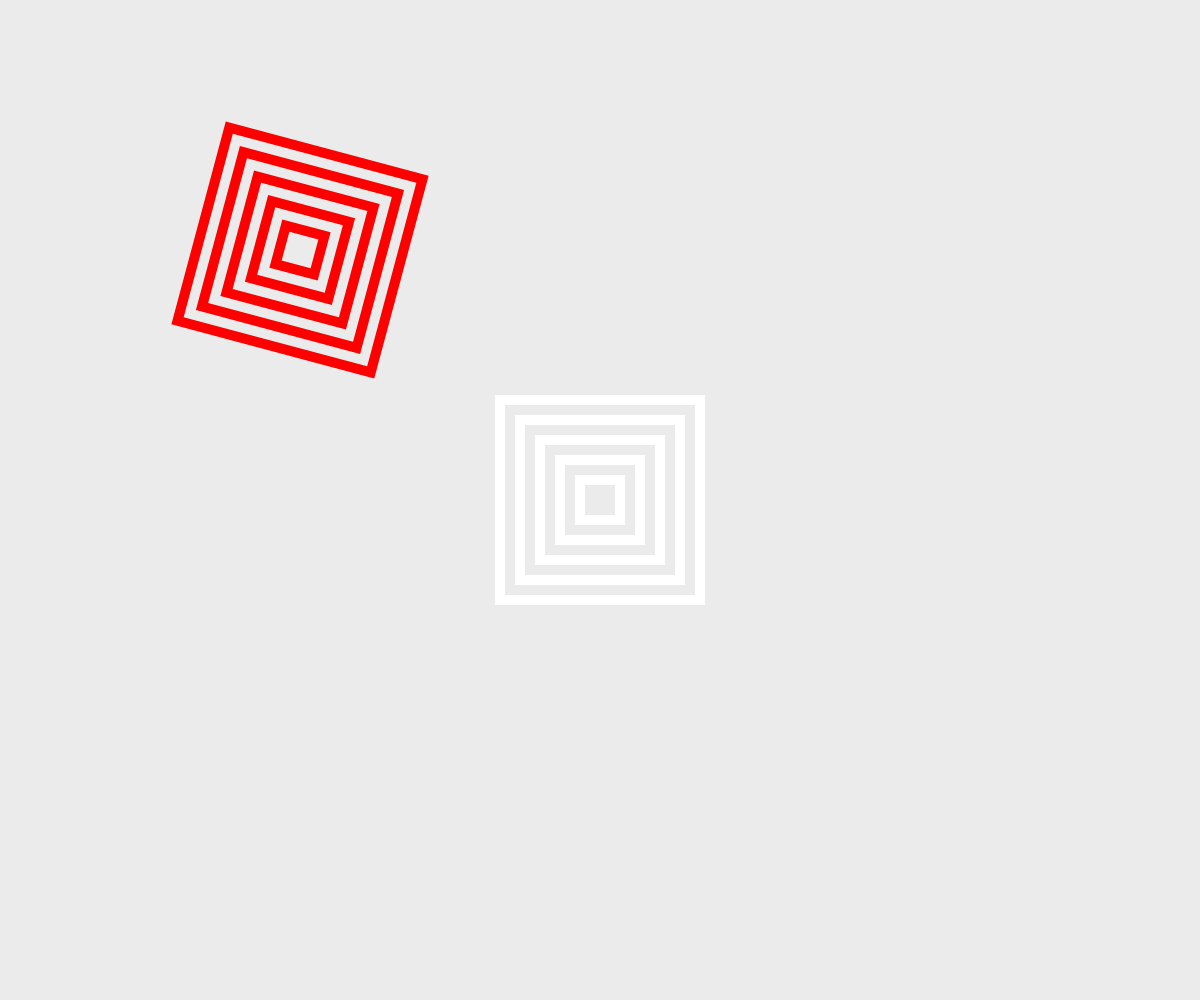
Frame 1 (no input)
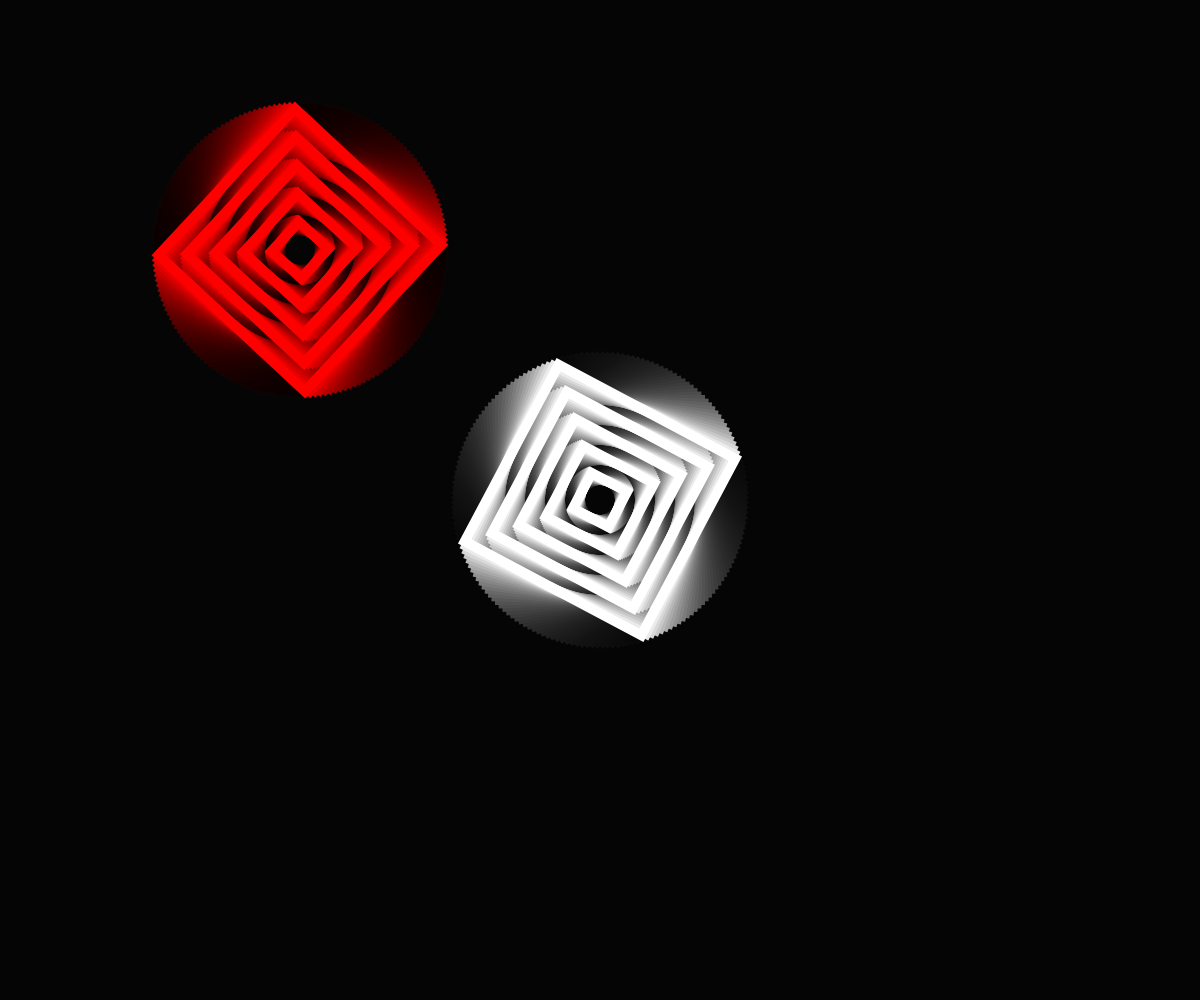
Frame 60 (no input)
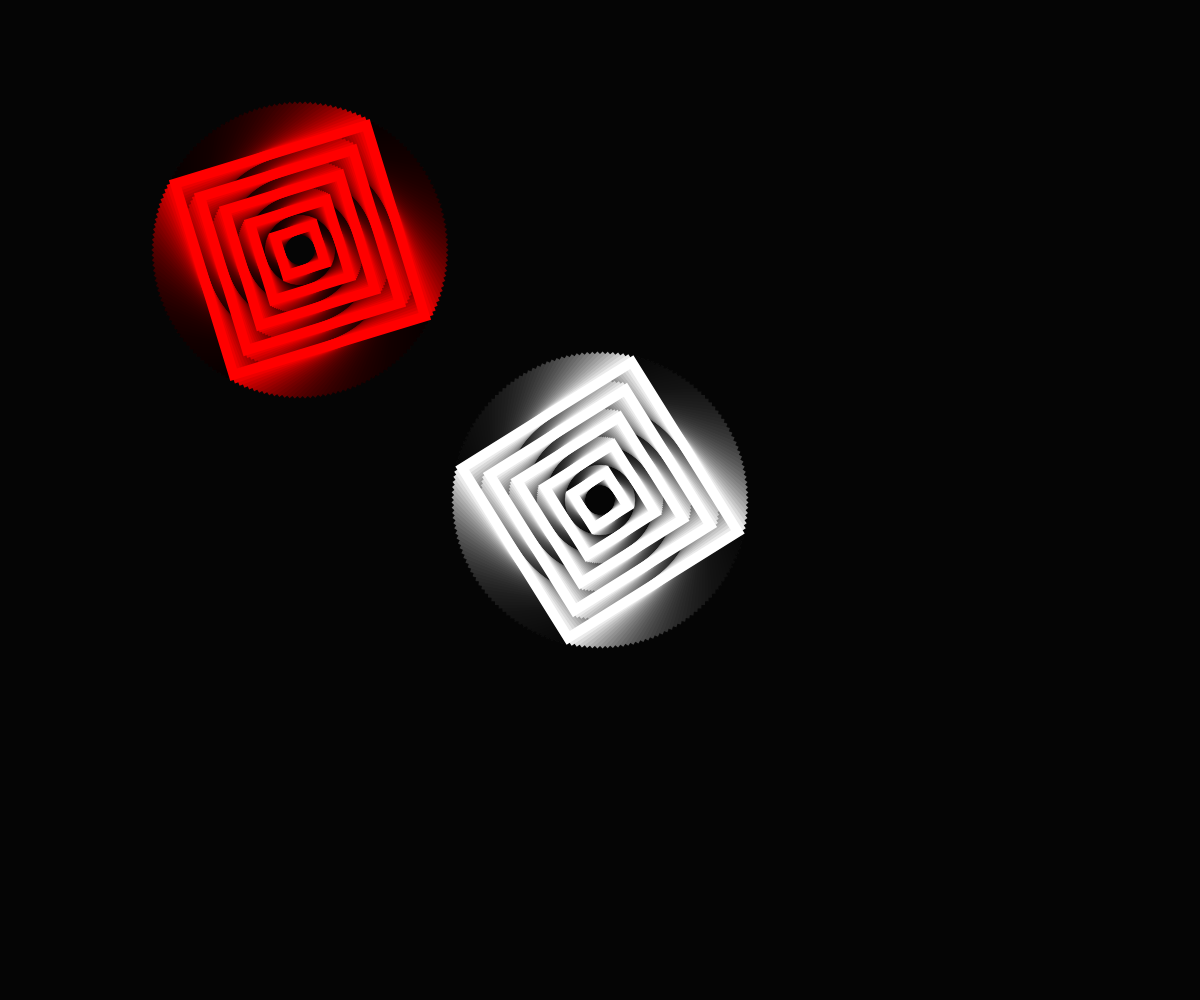
Frame 120 (the mouse pressed at the canvas centre since frame 60)

The p5.js sketch that drew these frames (run headless with seeded random() and noise() and a simulated clock; from frame 60 on, the mouse is pressed at the canvas centre):

// p5.js sketch
// ── sketch.js
let angle1, angle2;
let rotSpeed1, rotSpeed2;
let x,y;
let numSquares;
let spacing;

function setup() {
  // Create a canvas that fills the entire browser window
  createCanvas(windowWidth, windowHeight);

  angleMode(DEGREES); // 0 to 360 degrees
  rectMode(CENTER);
  angle1 = 0;
  angle2 = 15;
  rotSpeed1 = 2;
  rotSpeed2 = 2;
  x = 200;
  y = 200;
  numSquares = 5;
  spacing = x - 40;

}

function draw() {
  // Set background to black
  background(0,20);
  //console.log(angle);
  
  //white square
  push();
  translate(width/2, height/2);
  rotate(angle1);
  x = 200
  y = 200
  for(let i = 0; i < numSquares; i++)
  {
    noFill();
    strokeWeight(10);
    stroke(255);
    rect(0,0,x,y);
    spacing -= 40;
      x -= 40;
      y -= 40;
  }
  pop();

  
  //red square
  push();
  translate(width/4, height/4);
  rotate(angle2);
  x = 200
  y = 200
  for(let i = 0; i < numSquares; i++)
  {
    noFill();
    strokeWeight(10);
    stroke(255, 0, 0);
    rect(0,0,x,y);
    spacing -= 40;
      x -= 40;
      y -= 40;
  }
  pop(); 

  angle1 += rotSpeed1;
  angle2 += rotSpeed2;
}
  
